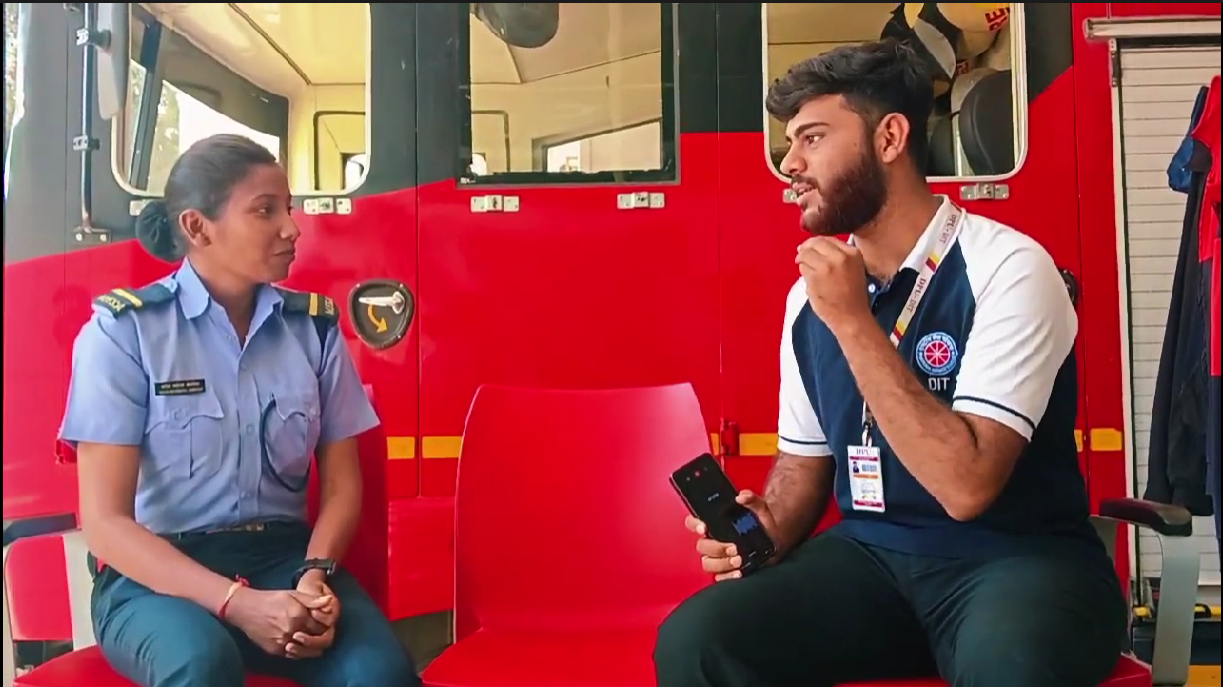
#> input picture Python/OpenCV/img1.png, 1223 x 687 px
$ jupyter execute RGBColorChannels.ipynb
#> lines starting #> are read from the running program, lines starting #| are printed output that depends on the picture
[cell 1]
import cv2
import numpy as np

[cell 2]
img1 = cv2.imread('img1.png')
#> img1 is the input picture: shape (687, 1223, 3); mean B, G, R 79, 75.2, 145.2
img = cv2.imread('sample.jpg')
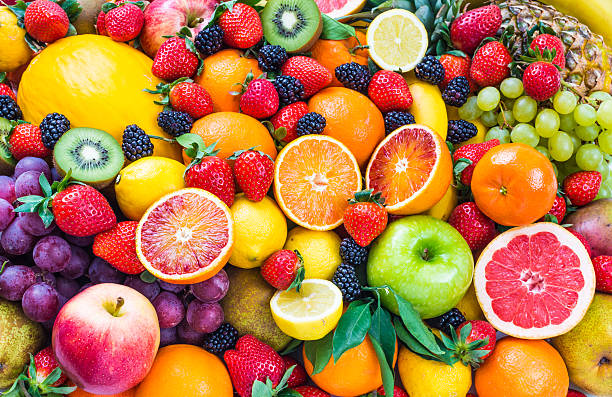
#> input picture Python/OpenCV/sample.jpg, 612 x 397 px
#> img is the input picture: shape (397, 612, 3); mean B, G, R 71.9, 123.5, 181.6

[cell 3]
img_gray = cv2.cvtColor(img,cv2.COLOR_BGR2GRAY)
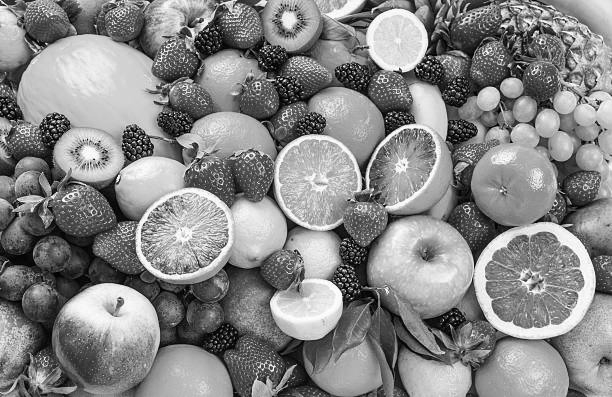
#> img_gray: shape (397, 612); min 0, max 255, mean 135

[cell 4]
img_blue = img[:,:,0]
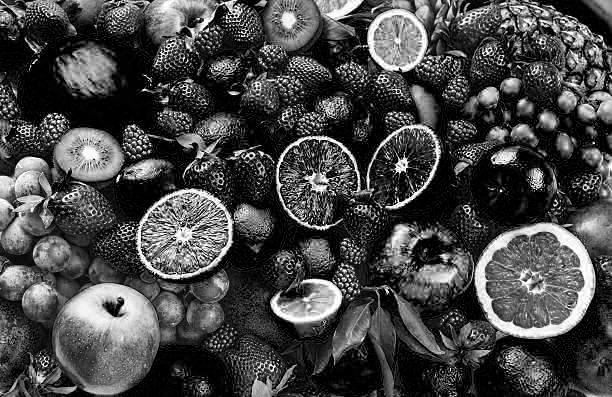
#> img_blue: shape (397, 612); min 0, max 255, mean 71.9
img_green = img[:,:,1]
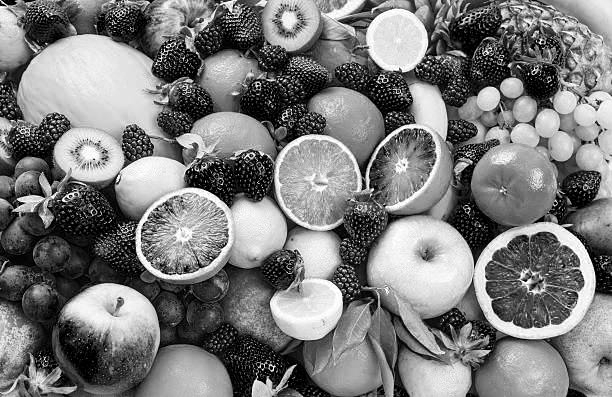
#> img_green: shape (397, 612); min 0, max 255, mean 123.5
img_red = img[:,:,2]
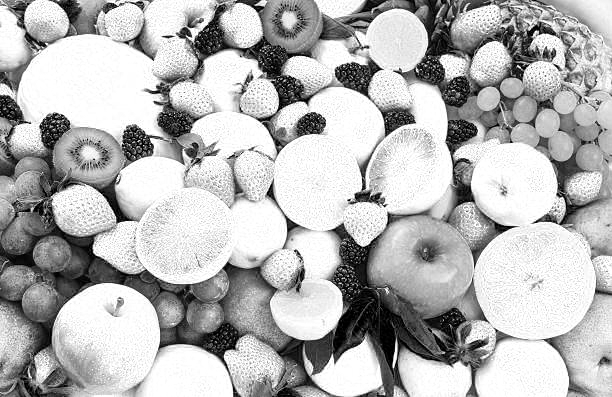
#> img_red: shape (397, 612); min 0, max 255, mean 181.6

[cell 5]
new_img = np.hstack((img_blue,img_green,img_red))
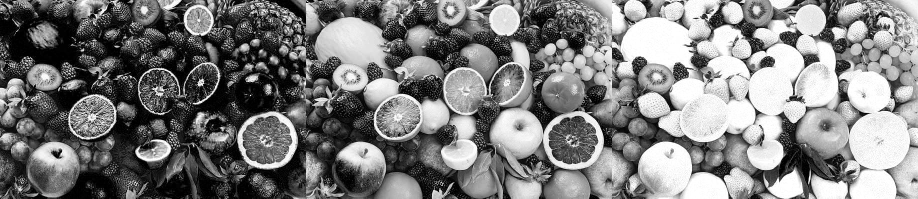
#> new_img: shape (397, 1836) (shown at 1/2 size); min 0, max 255, mean 125.6
